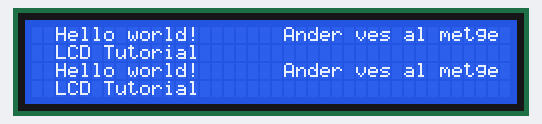
Bench run of a program on a simulated ESP32-S3. Shown: 40×4 character LCD.

Above: at 0.2 s.
At 1.2 s:
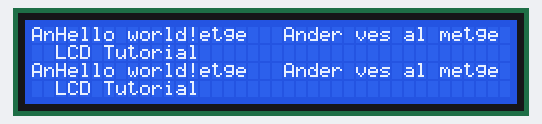

The program:

main.cpp
```cpp
//Programa perque posi hello world

#include <LiquidCrystal_I2C.h>

LiquidCrystal_I2C lcd(0x27,40,4);  // set the LCD address to 0x3F for a 16 chars and 2 line display

void setup() {
  lcd.init();
  lcd.clear();
  lcd.backlight();      // Make sure backlight is on


}

void loop() {

    // Print a message on both lines of the LCD.
  lcd.setCursor(2,0);   //Set cursor to character 2 on line 0
  lcd.print("Hello world!");

  lcd.setCursor(2,1);   //Move cursor to character 2 on line 1
  lcd.print("LCD Tutorial");

  lcd.setCursor(1,2);   //Move cursor to character 2 on line 1
  lcd.print("Ander ves al metge");
  delay(1000);

  lcd.clear();
  lcd.setCursor(0,0);   //Move cursor to character 2 on line 1
  lcd.print("Ander ves al metge");


}

//pagina per aprendre a fer servir el lcd https://lastminuteengineers.com/esp32-i2c-lcd-tutorial/

//Llibreria per el sensor de temperatura "enjoyering"
```

Measured:
- what the display in image 1 shows lasts 1.0 s, from 1.2 s to 2.2 s
